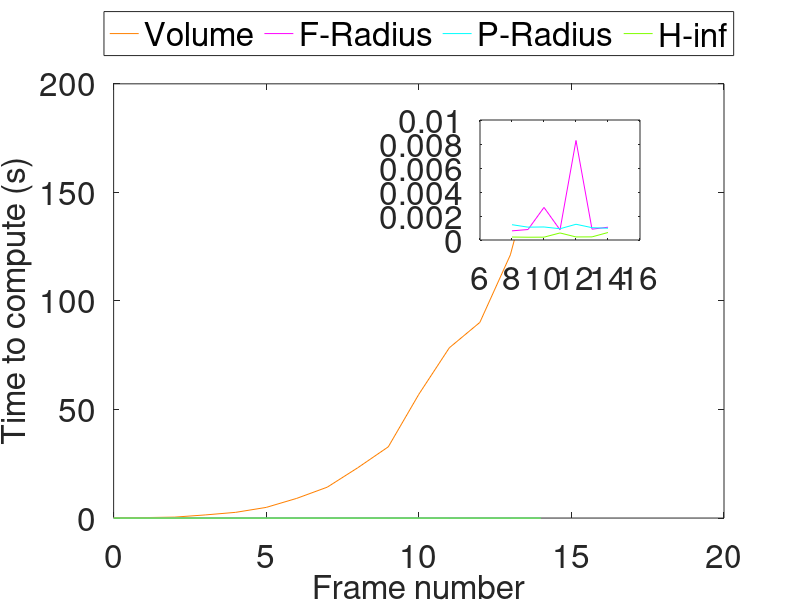

Write MATLAB code to recreate this figure.
vol = load('vols3_va_16.mat');
frad = load('frads3_va_16.mat');
prad = load('prads3_va_16.mat');
hinf = load('hinfs3_va_16.mat');
% titles = ["X", "Y", "Velocity_x","Velocity_y","Acceleration_x",...
%     "Acceleration_y"];
% for i = 1:4
%     %ax = nexttile;
%     figure(i);
%     plot(t_arr, data.infimum_arr(i,:), 'r');
%     hold on;
%     plot(t_arr, data.supremum_arr(i,:), 'g');
%     hold on;
%     plot( t_arr, data.z_arr(i,:), 'b');
%     hold on;   
%     xlabel('time(s)');
%     ylabel(titles(i));
%     %title( ax, titles(i));
% end

fontsize =24;
set(gcf, 'DefaultAxesFontSize', fontsize);
set(gcf, 'Position', get(0, 'Screensize'));
f= figure(1);
orange = 1/255*[255,128,0];
loyalgreen = 1/255*[128,255,0];
t_arr = vol.t_arr.*10;
plot(t_arr, vol.timer, 'Color', orange);
hold on;
plot(t_arr, frad.timer, 'm');
hold on;
plot(t_arr, prad.timer, 'c');
hold on;
plot(t_arr, hinf.timer,'Color', loyalgreen);
xlabel('Frame number', 'FontSize', fontsize);
ylabel('Time to compute (s)' , 'FontSize', fontsize);
legend('Volume','F-Radius', 'P-Radius', 'H-inf', 'Location', 'Northoutside', 'Orientation', 'horizontal', 'FontSize', fontsize);
hold on;

axes('Position', [.6 .6 .2 .2]);
box on;

plot(t_arr(9:15), frad.timer(9:15),'m');
hold on;
plot(t_arr(9:15), prad.timer(9:15),'c');
hold on;
plot(t_arr(9:15),hinf.timer(9:15),'Color',loyalgreen);


saveas(f,'timegraphh.eps', 'epsc');